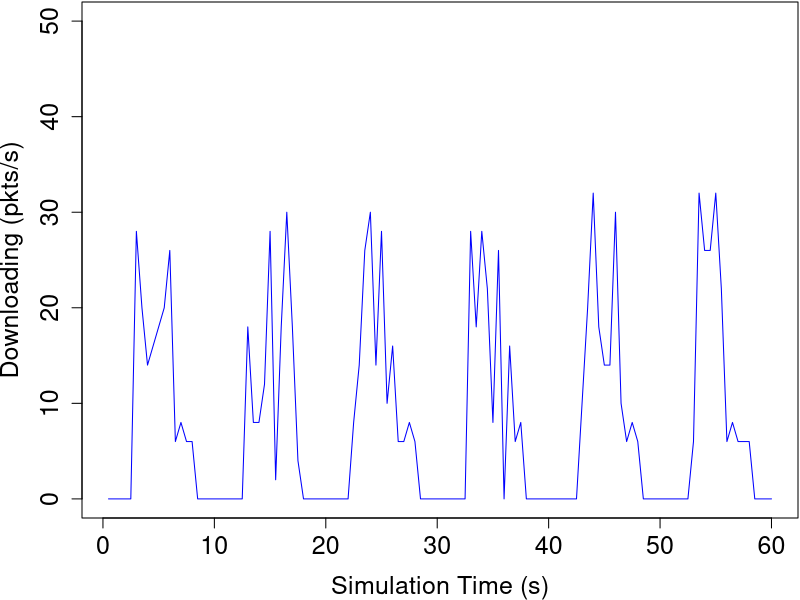

Source code (R):
# Read Raw Data
rawData <- readLines("interest-only.txt")
options(scipen=999)

# Extract Data Data
dataPattern <- "^\\+([.0-9]*).* < DATA for ([0-9]*)$"
dataData <- regmatches(rawData, gregexpr(dataPattern, rawData))
dataData <- dataData[grep(dataPattern, dataData)]
for (i in 1:length(dataData)) {
  dataData[i] <- sub(dataPattern, "\\1 \\2", dataData[i])
}

# Extract Interest Data
interestPattern <- "^\\+([.0-9]*).*Interest for ([0-9]*)$"
interestData <- regmatches(rawData, gregexpr(interestPattern, rawData))
interestData <- interestData[grep(interestPattern, interestData)]
for (i in 1:length(interestData)) {
  interestData[i] <- sub(interestPattern, "\\1 \\2", interestData[i])
}

# Extract Prefetch Interest Data
PreFetchInterestPattern <- "^\\+([.0-9]*).* > Pre-Fetch Interest for ([0-9]*)$"
PreFetchInterestData <- regmatches(rawData, gregexpr(PreFetchInterestPattern, rawData))
PreFetchInterestData <-PreFetchInterestData[grep(PreFetchInterestPattern, PreFetchInterestData)]
for (i in 1:length(PreFetchInterestData)) {
  PreFetchInterestData[i] <- sub(PreFetchInterestPattern, "\\1 \\2", PreFetchInterestData[i])
}
# duplicatedInterestNumber <- length(PreFetchInterestData)
# duplicatedInterestRatio <- duplicatedInterestNumber/(length(interestData) + duplicatedInterestNumber)

# Extract Recovery Interest Data
RecoveryInterestPattern <- "^\\+([.0-9]*).* > Recovery Interest for ([0-9]*)$"
RecoveryInterestData <- regmatches(rawData, gregexpr(RecoveryInterestPattern, rawData))
RecoveryInterestData <-RecoveryInterestData[grep(RecoveryInterestPattern, RecoveryInterestData)]
for (i in 1:length(RecoveryInterestData)) {
  RecoveryInterestData[i] <- sub(RecoveryInterestPattern, "\\1 \\2", RecoveryInterestData[i])
}

# Extract Dropped Data Data
DroppedPreFetchDataPattern <- "^\\+([.0-9]*).*< Pre.Fetch DATA..([0-9]*)..DROP.$"
DroppedPreFetchDataData <- regmatches(rawData, gregexpr(DroppedPreFetchDataPattern, rawData))
DroppedPreFetchDataData <-DroppedPreFetchDataData[grep(DroppedPreFetchDataPattern, DroppedPreFetchDataData)]
DroppedPreFetchDataNumber <- length(DroppedPreFetchDataData)
DroppedPreFetchDataRatio <- DroppedPreFetchDataNumber/(length(dataData) + DroppedPreFetchDataNumber)

# Extract Hop Data
hopcountPattern <- "^\\+([.0-9]*).*Hop count: ([0-9]*)$"
hopData <- regmatches(rawData, gregexpr(hopcountPattern, rawData))
hopData <- hopData[grep(hopcountPattern, hopData)]
for (i in 1:length(hopData)) {
  hopData[i] <- sub(hopcountPattern, "\\1 \\2", hopData[i])
}

# Calculate RTT
# df <- data.frame(index = numeric(length(dataData)),
#                  sending = numeric(length(dataData)),
#                  recieving = numeric(length(dataData)),
#                  rtt = numeric(length(dataData)),
#                  hopcount = numeric(length(dataData)),
#                  stringsAsFactors = FALSE)
# 
# for (i in 1:length(dataData)) {
#   item <- strsplit(as.character(dataData[i]), " ")
#   index <- as.numeric(item[[1]][2])
#   df$index[i] <- index
#   recieveTime <- as.numeric(item[[1]][1])
#   for (j in length(interestData):1) {
#     item2 <- strsplit(as.character(interestData[j]), " ")
#     index2 <- as.numeric(item2[[1]][2])
#     sendTime <- as.numeric(item2[[1]][1])
#     if (index2 - index == 0) {
#       df$sending[i] <- sendTime
#       df$recieving[i] <- recieveTime
#       df$rtt[i] <- (recieveTime*1000000000 - sendTime*1000000000)# - 214296000
#       break
#     }
#   }
#   for (j in length(RecoveryInterestData):1) {
#     item2 <- strsplit(as.character(RecoveryInterestData[j]), " ")
#     index2 <- as.numeric(item2[[1]][2])
#     sendTime <- as.numeric(item2[[1]][1])
#     if (index2 - index == 0) {
#       df$sending[i] <- sendTime
#       df$recieving[i] <- recieveTime
#       df$rtt[i] <- (recieveTime*1000000000 - sendTime*1000000000)# - 214296000
#       break
#     }
#   }
#   item3 <- strsplit(as.character(hopData[i]), " ")
#   df$hopcount[i] <- as.numeric(item3[[1]][2])
# }
# 
# # show plot
# #plot(df$rtt[1:nrow(df)], xlab="Data ID", ylab="Round-Trip Time")
# pdf("interest-only-hop-count.pdf",width=7,height=4) 
# par(mar=c(4,4,0,0)+0.1)
# plot(df$hopcount[1:nrow(df)], 
#      xlab="Target Data ID", ylab="Hop Number", 
#      ylim = c(1, 5),
#      pch = 1, cex.lab=1.5, cex.axis=1.5, cex.main=1.5, cex.sub=1.5)
# dev.off()
# rttsum <- summary(df$rtt[1:100])

# packets received per sencod
scale <- 0.5
table_row <- 60/scale
df2 <- data.frame(second = numeric(table_row),
                  packetNum = numeric(table_row),
                  stringsAsFactors = FALSE)
for (i in 1:table_row) {
  df2$second[i] <- i*scale
  counter <- 0
  for (j in 1:length(dataData)) {
    item <- strsplit(as.character(dataData[j]), " ")
    recieveTime <- as.numeric(item[[1]][1])
    if (recieveTime <= i*scale && recieveTime > (i - 1)*scale ) {
      counter <- counter + 1
    }
  }
  df2$packetNum[i] <- counter
}
pdf("interest-only-downloading.pdf",width=6,height=3.5)
par(mar=c(4,4,0,0)+0.1)
plot(df2$second[1:table_row], df2$packetNum[1:table_row]*(1/scale), 
     xlab="Simulation Time (s)", ylab="Downloading (pkts/s)",
     ylim = c(0, 50),
     type="l", col="blue", cex.lab=1.5, cex.axis=1.5, cex.main=1.5, cex.sub=1.5)
dev.off()


# calculate how long it take to recovery all the pre-fetched Data packets
# deltaTime <- function(startIndex, endIndex) {
#   sendingTime <- 0
#   for (i in 1:length(RecoveryInterestData)) {
#     item <- strsplit(as.character(RecoveryInterestData[i]), " ")
#     index <- as.numeric(item[[1]][2])
#     sendTime <- as.numeric(item[[1]][1])
#     if (index >= startIndex && index <= endIndex) {
#       sendingTime <- sendTime
#       break
#     }
#   }
#   totalTime <- 0
#   count <- 0
#   for (i in 1:length(dataData)) {
#     item <- strsplit(as.character(dataData[i]), " ")
#     index <- as.numeric(item[[1]][2])
#     recieveTime <- as.numeric(item[[1]][1])
#     if (index >= startIndex && index <= endIndex) {
#       totalTime <- totalTime + recieveTime
#       count <- count + 1
#     }
#   }
#   return(totalTime/count - sendingTime)
# }
# 
# s1 <- 0
# s2 <- 0
# s3 <- 0
# s4 <- 0
# s5 <- 0
# e1 <- 0
# e2 <- 0
# e3 <- 0
# e4 <- 0
# e5 <- 0
# lastIndex <- 0
# 
# for (i in 1:length(RecoveryInterestData)) {
#   item <- strsplit(as.character(RecoveryInterestData[i]), " ")
#   index <- as.numeric(item[[1]][2])
#   
#   if (i == 1) {
#     s1 <- index
#   }
#   
#   if (index == lastIndex + 1 && lastIndex != 0) {
#     # do nothing
#   }
#   else {
#     if (s2 == 0  && lastIndex != 0) {
#       s2 <- index
#       e1 <- lastIndex
#     }
#     else if (s3 == 0  && lastIndex != 0) {
#       s3 <- index
#       e2 <- lastIndex
#     }
#     else if (s4 == 0  && lastIndex != 0) {
#       s4 <- index
#       e3 <- lastIndex
#     }
#     else if (s5 == 0  && lastIndex != 0) {
#       s5 <- index
#       e4 <- lastIndex
#     }
#   }
#   
#   if (i == length(RecoveryInterestData)) {
#     e5 <- index
#   }
#   lastIndex <- index
# }
# 
# 
# deltaTimeResult <- c(
#   deltaTime(startIndex = s1, endIndex = e1),
#   deltaTime(startIndex = s2, endIndex = e2),
#   deltaTime(startIndex = s3, endIndex = e3),
#   deltaTime(startIndex = s4, endIndex = e4),
#   deltaTime(startIndex = s5, endIndex = e5)
# )
# summary(deltaTimeResult)
